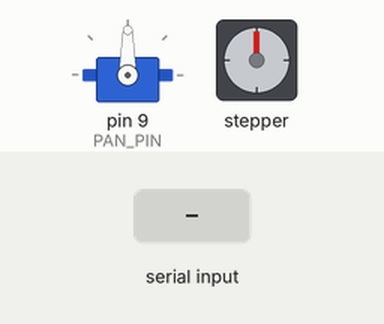
A sketch run on a simulated Arduino Uno, built with avr-gcc and run on an emulated ATmega328P. Shown: servo, stepper motor. The inputs (shaded band) are chosen by the test bench. Stepper angles assume 2048 steps per turn; what the sketch prints to the serial monitor is not drawn.

Above: at 1.7 s.
1.8 s: "P,45\n" received over Serial
At 3.7 s:
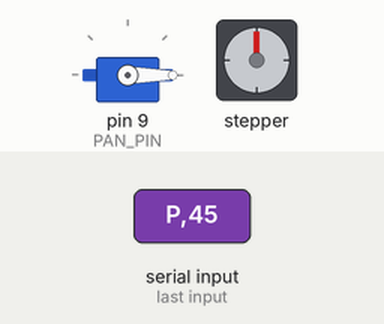
4.2 s: "T90\n" received over Serial
At 4.9 s:
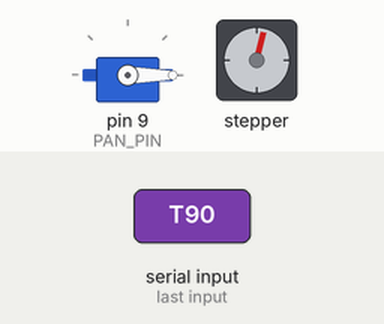
5.9 s: "C90\n" received over Serial
At 6.36 s:
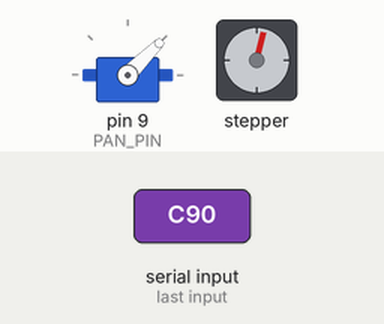
8.5 s: "S90\n" received over Serial
At 8.98 s:
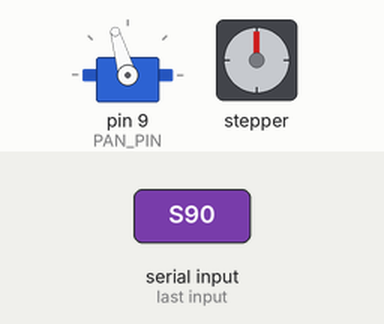
11.5 s: "P\n" received over Serial
Timing chart, 0 to 14.5 s (numbered marks = the images above; inputs shaded):
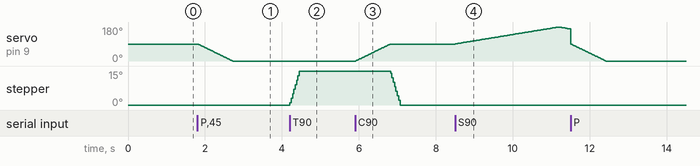

Measured:
- after the input at 1.8 s, servo on pin 9 (PAN_PIN): moves from 90° to 0° over 0.91 s, starting at once
- after the input at 4.2 s, stepper: turns 15° clockwise in 0.25 s, starting at once
- after the input at 5.9 s, servo on pin 9 (PAN_PIN): moves from 0° to 90° over 0.91 s, starting at once; stepper: turns 15° counter-clockwise in 0.25 s, starting after 0.92 s
- after the input at 8.5 s, servo on pin 9 (PAN_PIN): rises from 90° to 180° in 2.7 s, then falls to 170° in 0.30 s

The sketch:

pan-tilt-controller.ino
```cpp
// ============================================================
// JARVIS PAN-TILT CONTROLLER v1.0
// Forge Two Engineering — Oskar Trujillo
//
// Pan:  SG90 Servo on Pin 9  (absolute angle: 0-180)
// Tilt: 28BYJ-48 Stepper on Pins 2,3,4,5 via ULN2003
//       (relative steps: + = up, - = down)
//
// Serial commands at 9600 baud:
//   P[0-180]   Pan to absolute angle
//   T[steps]   Tilt by relative steps (+ up, - down)
//   C          Center/home both axes
//   S          Toggle scan mode
//   ?          Report current positions
//
// This is the same serial protocol the Raspberry Pi will
// use for face tracking. Swap the Serial Monitor for a
// Python script and the system works identically.
// ============================================================

#include <Servo.h>
#include <Stepper.h>

// --- PIN ASSIGNMENTS ---
const int PAN_PIN      = 9;
const int STEP_IN1     = 2;
const int STEP_IN2     = 3;
const int STEP_IN3     = 4;
const int STEP_IN4     = 5;

// --- MOTOR CONFIGURATION ---
const int STEPS_PER_REV = 2048;
const int STEPPER_SPEED  = 10;

// --- POSITION TRACKING ---
int panAngle    = 90;
int tiltSteps   = 0;
const int TILT_MAX =  500;
const int TILT_MIN = -500;

// --- SCAN MODE VARIABLES ---
bool scanning         = false;
int scanPanAngle      = 0;
int scanPanDirection  = 1;
unsigned long lastScanTime = 0;
const int SCAN_INTERVAL    = 30;

// --- MOTOR OBJECTS ---
Servo panServo;
Stepper tiltStepper(STEPS_PER_REV, STEP_IN1, STEP_IN3, STEP_IN2, STEP_IN4);

// --- INPUT BUFFER ---
String inputBuffer = "";


void setup() {
  panServo.attach(PAN_PIN);
  panServo.write(panAngle);
  tiltStepper.setSpeed(STEPPER_SPEED);
  Serial.begin(9600);
  while (!Serial) { ; }

  Serial.println();
  Serial.println(F("=========================================="));
  Serial.println(F("    JARVIS Pan-Tilt Controller v1.0"));
  Serial.println(F("    Forge Two Engineering"));
  Serial.println(F("=========================================="));
  Serial.println(F("  Pan:  SG90 Servo     (Pin 9)"));
  Serial.println(F("  Tilt: 28BYJ-48       (Pins 2-5)"));
  Serial.println(F("------------------------------------------"));
  Serial.println(F("  Commands:"));
  Serial.println(F("   P[0-180]  Pan to angle"));
  Serial.println(F("   T[steps]  Tilt by steps (+/-)"));
  Serial.println(F("   C         Center / Home"));
  Serial.println(F("   S         Toggle scan mode"));
  Serial.println(F("   ?         Show positions"));
  Serial.println(F("=========================================="));
  Serial.println();
  reportPosition();
}


void loop() {
  readSerialInput();
  if (scanning) {
    runScanMode();
  }
}


void readSerialInput() {
  while (Serial.available() > 0) {
    char c = Serial.read();
    if (c == '\n' || c == '\r') {
      if (inputBuffer.length() > 0) {
        processCommand(inputBuffer);
        inputBuffer = "";
      }
    } else {
      inputBuffer += c;
    }
  }
}


void processCommand(String cmd) {
  cmd.trim();
  cmd.toUpperCase();
  char type = cmd.charAt(0);

  switch (type) {
    case 'P': {
      if (scanning) { scanning = false; Serial.println(F("[Scan mode stopped]")); }
      int newAngle = cmd.substring(1).toInt();
      newAngle = constrain(newAngle, 0, 180);
      smoothPan(newAngle);
      panAngle = newAngle;
      Serial.print(F("Pan -> ")); Serial.print(panAngle); Serial.println(F(" degrees"));
      break;
    }
    case 'T': {
      if (scanning) { scanning = false; Serial.println(F("[Scan mode stopped]")); }
      int steps = cmd.substring(1).toInt();
      int newPosition = tiltSteps + steps;
      if (newPosition > TILT_MAX || newPosition < TILT_MIN) {
        if (newPosition > TILT_MAX) { steps = TILT_MAX - tiltSteps; }
        else { steps = TILT_MIN - tiltSteps; }
        Serial.println(F("[Tilt limit reached]"));
      }
      if (steps != 0) { tiltStepper.step(steps); tiltSteps += steps; }
      Serial.print(F("Tilt -> step ")); Serial.print(tiltSteps);
      Serial.print(F(" (moved ")); Serial.print(steps); Serial.println(F(")"));
      break;
    }
    case 'C': {
      if (scanning) { scanning = false; Serial.println(F("[Scan mode stopped]")); }
      Serial.println(F("Centering..."));
      smoothPan(90); panAngle = 90;
      if (tiltSteps != 0) {
        Serial.print(F("Tilt homing (")); Serial.print(-tiltSteps); Serial.println(F(" steps)..."));
        tiltStepper.step(-tiltSteps); tiltSteps = 0;
      }
      Serial.println(F("Both axes centered.")); reportPosition();
      break;
    }
    case 'S': {
      scanning = !scanning;
      if (scanning) {
        scanPanAngle = panAngle; scanPanDirection = 1;
        Serial.println(F("Scan mode ON — Jarvis is surveying..."));
        Serial.println(F("(Send any command to stop)"));
      } else {
        Serial.println(F("Scan mode OFF"));
        panAngle = scanPanAngle; reportPosition();
      }
      break;
    }
    case '?': { reportPosition(); break; }
    default: {
      Serial.print(F("Unknown command: ")); Serial.println(cmd);
      Serial.println(F("Try P90, T100, T-50, C, S, or ?"));
      break;
    }
  }
}


void smoothPan(int targetAngle) {
  int currentAngle = panAngle;
  if (currentAngle < targetAngle) {
    for (int a = currentAngle; a <= targetAngle; a++) { panServo.write(a); delay(10); }
  } else {
    for (int a = currentAngle; a >= targetAngle; a--) { panServo.write(a); delay(10); }
  }
}


void runScanMode() {
  unsigned long now = millis();
  if (now - lastScanTime >= SCAN_INTERVAL) {
    lastScanTime = now;
    scanPanAngle += scanPanDirection;
    if (scanPanAngle >= 180) { scanPanAngle = 180; scanPanDirection = -1; }
    else if (scanPanAngle <= 0) { scanPanAngle = 0; scanPanDirection = 1; }
    panServo.write(scanPanAngle);
  }
}


void reportPosition() {
  Serial.println(F("-------------------------"));
  Serial.print(F("  Pan:  ")); Serial.print(panAngle);
  Serial.println(F(" deg (0=left, 90=center, 180=right)"));
  Serial.print(F("  Tilt: step ")); Serial.print(tiltSteps);
  Serial.print(F(" (range: ")); Serial.print(TILT_MIN);
  Serial.print(F(" to ")); Serial.print(TILT_MAX); Serial.println(F(")"));
  Serial.println(F("-------------------------"));
}
```
